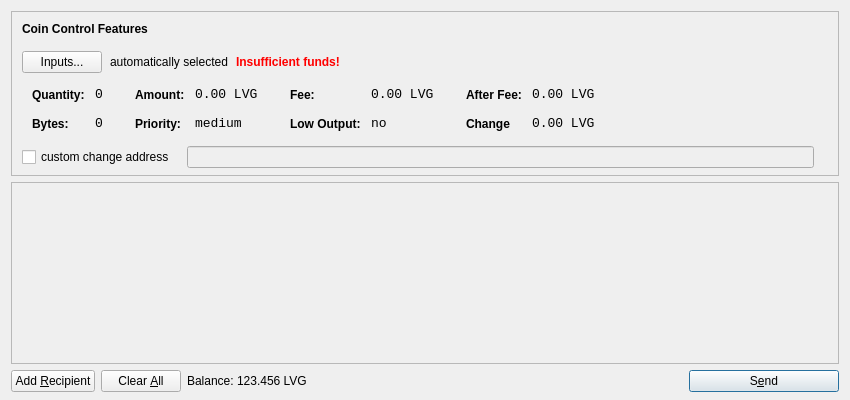
<?xml version="1.0" encoding="UTF-8"?>
<ui version="4.0">
 <class>SendCoinsDialog</class>
 <widget class="QDialog" name="SendCoinsDialog">
  <property name="geometry">
   <rect>
    <x>0</x>
    <y>0</y>
    <width>850</width>
    <height>400</height>
   </rect>
  </property>
  <property name="windowTitle">
   <string>Send Coins</string>
  </property>
  <layout class="QVBoxLayout" name="verticalLayout" stretch="0,1,0">
   <property name="bottomMargin">
    <number>8</number>
   </property>
   <item>
    <widget class="QFrame" name="frameCoinControl">
     <property name="sizePolicy">
      <sizepolicy hsizetype="Expanding" vsizetype="Expanding">
       <horstretch>0</horstretch>
       <verstretch>0</verstretch>
      </sizepolicy>
     </property>
     <property name="maximumSize">
      <size>
       <width>16777215</width>
       <height>16777215</height>
      </size>
     </property>
     <property name="frameShape">
      <enum>QFrame::StyledPanel</enum>
     </property>
     <property name="frameShadow">
      <enum>QFrame::Sunken</enum>
     </property>
     <layout class="QVBoxLayout" name="verticalLayoutCoinControl2">
      <property name="spacing">
       <number>-1</number>
      </property>
      <property name="leftMargin">
       <number>0</number>
      </property>
      <property name="topMargin">
       <number>0</number>
      </property>
      <property name="rightMargin">
       <number>0</number>
      </property>
      <property name="bottomMargin">
       <number>6</number>
      </property>
      <item>
       <layout class="QVBoxLayout" name="verticalLayoutCoinControl" stretch="0,0,0,0,1">
        <property name="spacing">
         <number>0</number>
        </property>
        <property name="leftMargin">
         <number>10</number>
        </property>
        <property name="topMargin">
         <number>10</number>
        </property>
        <item>
         <layout class="QHBoxLayout" name="horizontalLayoutCoinControl1">
          <property name="bottomMargin">
           <number>15</number>
          </property>
          <item>
           <widget class="QLabel" name="labelCoinControlFeatures">
            <property name="sizePolicy">
             <sizepolicy hsizetype="Preferred" vsizetype="Maximum">
              <horstretch>0</horstretch>
              <verstretch>0</verstretch>
             </sizepolicy>
            </property>
            <property name="font">
             <font>
              <weight>75</weight>
              <bold>true</bold>
             </font>
            </property>
            <property name="styleSheet">
             <string notr="true">font-weight:bold;</string>
            </property>
            <property name="text">
             <string>Coin Control Features</string>
            </property>
           </widget>
          </item>
         </layout>
        </item>
        <item>
         <layout class="QHBoxLayout" name="horizontalLayoutCoinControl2" stretch="0,0,0,0">
          <property name="spacing">
           <number>8</number>
          </property>
          <property name="bottomMargin">
           <number>10</number>
          </property>
          <item>
           <widget class="QPushButton" name="pushButtonCoinControl">
            <property name="styleSheet">
             <string notr="true"/>
            </property>
            <property name="text">
             <string>Inputs...</string>
            </property>
           </widget>
          </item>
          <item>
           <widget class="QLabel" name="labelCoinControlAutomaticallySelected">
            <property name="text">
             <string>automatically selected</string>
            </property>
            <property name="margin">
             <number>5</number>
            </property>
           </widget>
          </item>
          <item>
           <widget class="QLabel" name="labelCoinControlInsuffFunds">
            <property name="font">
             <font>
              <weight>75</weight>
              <bold>true</bold>
             </font>
            </property>
            <property name="styleSheet">
             <string notr="true">color:red;font-weight:bold;</string>
            </property>
            <property name="text">
             <string>Insufficient funds!</string>
            </property>
            <property name="margin">
             <number>5</number>
            </property>
           </widget>
          </item>
          <item>
           <spacer name="horizontalSpacerCoinControl">
            <property name="orientation">
             <enum>Qt::Horizontal</enum>
            </property>
            <property name="sizeHint" stdset="0">
             <size>
              <width>40</width>
              <height>1</height>
             </size>
            </property>
           </spacer>
          </item>
         </layout>
        </item>
        <item>
         <widget class="QWidget" name="widgetCoinControl" native="true">
          <property name="sizePolicy">
           <sizepolicy hsizetype="Preferred" vsizetype="Preferred">
            <horstretch>0</horstretch>
            <verstretch>0</verstretch>
           </sizepolicy>
          </property>
          <property name="minimumSize">
           <size>
            <width>0</width>
            <height>0</height>
           </size>
          </property>
          <property name="styleSheet">
           <string notr="true"/>
          </property>
          <layout class="QHBoxLayout" name="horizontalLayoutCoinControl5">
           <property name="margin">
            <number>0</number>
           </property>
           <item>
            <layout class="QHBoxLayout" name="horizontalLayoutCoinControl3" stretch="0,0,0,1">
             <property name="spacing">
              <number>20</number>
             </property>
             <property name="topMargin">
              <number>0</number>
             </property>
             <property name="bottomMargin">
              <number>10</number>
             </property>
             <item>
              <layout class="QFormLayout" name="formLayoutCoinControl1">
               <property name="horizontalSpacing">
                <number>10</number>
               </property>
               <property name="verticalSpacing">
                <number>14</number>
               </property>
               <property name="leftMargin">
                <number>10</number>
               </property>
               <property name="topMargin">
                <number>4</number>
               </property>
               <property name="rightMargin">
                <number>6</number>
               </property>
               <item row="0" column="0">
                <widget class="QLabel" name="labelCoinControlQuantityText">
                 <property name="styleSheet">
                  <string notr="true">font-weight:bold;</string>
                 </property>
                 <property name="text">
                  <string>Quantity:</string>
                 </property>
                 <property name="margin">
                  <number>0</number>
                 </property>
                </widget>
               </item>
               <item row="0" column="1">
                <widget class="QLabel" name="labelCoinControlQuantity">
                 <property name="font">
                  <font>
                   <family>Monospace</family>
                   <pointsize>10</pointsize>
                  </font>
                 </property>
                 <property name="cursor">
                  <cursorShape>IBeamCursor</cursorShape>
                 </property>
                 <property name="contextMenuPolicy">
                  <enum>Qt::ActionsContextMenu</enum>
                 </property>
                 <property name="text">
                  <string>0</string>
                 </property>
                 <property name="margin">
                  <number>0</number>
                 </property>
                 <property name="textInteractionFlags">
                  <set>Qt::LinksAccessibleByMouse|Qt::TextSelectableByKeyboard|Qt::TextSelectableByMouse</set>
                 </property>
                </widget>
               </item>
               <item row="1" column="0">
                <widget class="QLabel" name="labelCoinControlBytesText">
                 <property name="styleSheet">
                  <string notr="true">font-weight:bold;</string>
                 </property>
                 <property name="text">
                  <string>Bytes:</string>
                 </property>
                </widget>
               </item>
               <item row="1" column="1">
                <widget class="QLabel" name="labelCoinControlBytes">
                 <property name="font">
                  <font>
                   <family>Monospace</family>
                   <pointsize>10</pointsize>
                  </font>
                 </property>
                 <property name="cursor">
                  <cursorShape>IBeamCursor</cursorShape>
                 </property>
                 <property name="contextMenuPolicy">
                  <enum>Qt::ActionsContextMenu</enum>
                 </property>
                 <property name="text">
                  <string>0</string>
                 </property>
                 <property name="textInteractionFlags">
                  <set>Qt::LinksAccessibleByMouse|Qt::TextSelectableByKeyboard|Qt::TextSelectableByMouse</set>
                 </property>
                </widget>
               </item>
              </layout>
             </item>
             <item>
              <layout class="QFormLayout" name="formLayoutCoinControl2">
               <property name="horizontalSpacing">
                <number>10</number>
               </property>
               <property name="verticalSpacing">
                <number>14</number>
               </property>
               <property name="leftMargin">
                <number>6</number>
               </property>
               <property name="topMargin">
                <number>4</number>
               </property>
               <property name="rightMargin">
                <number>6</number>
               </property>
               <item row="0" column="0">
                <widget class="QLabel" name="labelCoinControlAmountText">
                 <property name="styleSheet">
                  <string notr="true">font-weight:bold;</string>
                 </property>
                 <property name="text">
                  <string>Amount:</string>
                 </property>
                 <property name="margin">
                  <number>0</number>
                 </property>
                </widget>
               </item>
               <item row="0" column="1">
                <widget class="QLabel" name="labelCoinControlAmount">
                 <property name="font">
                  <font>
                   <family>Monospace</family>
                   <pointsize>10</pointsize>
                  </font>
                 </property>
                 <property name="cursor">
                  <cursorShape>IBeamCursor</cursorShape>
                 </property>
                 <property name="contextMenuPolicy">
                  <enum>Qt::ActionsContextMenu</enum>
                 </property>
                 <property name="text">
                  <string>0.00 LVG</string>
                 </property>
                 <property name="textInteractionFlags">
                  <set>Qt::LinksAccessibleByMouse|Qt::TextSelectableByKeyboard|Qt::TextSelectableByMouse</set>
                 </property>
                </widget>
               </item>
               <item row="1" column="0">
                <widget class="QLabel" name="labelCoinControlPriorityText">
                 <property name="styleSheet">
                  <string notr="true">font-weight:bold;</string>
                 </property>
                 <property name="text">
                  <string>Priority:</string>
                 </property>
                </widget>
               </item>
               <item row="1" column="1">
                <widget class="QLabel" name="labelCoinControlPriority">
                 <property name="font">
                  <font>
                   <family>Monospace</family>
                   <pointsize>10</pointsize>
                  </font>
                 </property>
                 <property name="cursor">
                  <cursorShape>IBeamCursor</cursorShape>
                 </property>
                 <property name="contextMenuPolicy">
                  <enum>Qt::ActionsContextMenu</enum>
                 </property>
                 <property name="text">
                  <string>medium</string>
                 </property>
                 <property name="textInteractionFlags">
                  <set>Qt::LinksAccessibleByMouse|Qt::TextSelectableByKeyboard|Qt::TextSelectableByMouse</set>
                 </property>
                </widget>
               </item>
              </layout>
             </item>
             <item>
              <layout class="QFormLayout" name="formLayoutCoinControl3">
               <property name="horizontalSpacing">
                <number>10</number>
               </property>
               <property name="verticalSpacing">
                <number>14</number>
               </property>
               <property name="leftMargin">
                <number>6</number>
               </property>
               <property name="topMargin">
                <number>4</number>
               </property>
               <property name="rightMargin">
                <number>6</number>
               </property>
               <item row="0" column="0">
                <widget class="QLabel" name="labelCoinControlFeeText">
                 <property name="styleSheet">
                  <string notr="true">font-weight:bold;</string>
                 </property>
                 <property name="text">
                  <string>Fee:</string>
                 </property>
                 <property name="margin">
                  <number>0</number>
                 </property>
                </widget>
               </item>
               <item row="0" column="1">
                <widget class="QLabel" name="labelCoinControlFee">
                 <property name="font">
                  <font>
                   <family>Monospace</family>
                   <pointsize>10</pointsize>
                  </font>
                 </property>
                 <property name="cursor">
                  <cursorShape>IBeamCursor</cursorShape>
                 </property>
                 <property name="contextMenuPolicy">
                  <enum>Qt::ActionsContextMenu</enum>
                 </property>
                 <property name="text">
                  <string>0.00 LVG</string>
                 </property>
                 <property name="textInteractionFlags">
                  <set>Qt::LinksAccessibleByMouse|Qt::TextSelectableByKeyboard|Qt::TextSelectableByMouse</set>
                 </property>
                </widget>
               </item>
               <item row="1" column="0">
                <widget class="QLabel" name="labelCoinControlLowOutputText">
                 <property name="styleSheet">
                  <string notr="true">font-weight:bold;</string>
                 </property>
                 <property name="text">
                  <string>Low Output:</string>
                 </property>
                </widget>
               </item>
               <item row="1" column="1">
                <widget class="QLabel" name="labelCoinControlLowOutput">
                 <property name="font">
                  <font>
                   <family>Monospace</family>
                   <pointsize>10</pointsize>
                  </font>
                 </property>
                 <property name="cursor">
                  <cursorShape>IBeamCursor</cursorShape>
                 </property>
                 <property name="contextMenuPolicy">
                  <enum>Qt::ActionsContextMenu</enum>
                 </property>
                 <property name="text">
                  <string>no</string>
                 </property>
                 <property name="textInteractionFlags">
                  <set>Qt::LinksAccessibleByMouse|Qt::TextSelectableByKeyboard|Qt::TextSelectableByMouse</set>
                 </property>
                </widget>
               </item>
              </layout>
             </item>
             <item>
              <layout class="QFormLayout" name="formLayoutCoinControl4">
               <property name="horizontalSpacing">
                <number>10</number>
               </property>
               <property name="verticalSpacing">
                <number>14</number>
               </property>
               <property name="leftMargin">
                <number>6</number>
               </property>
               <property name="topMargin">
                <number>4</number>
               </property>
               <property name="rightMargin">
                <number>6</number>
               </property>
               <item row="0" column="0">
                <widget class="QLabel" name="labelCoinControlAfterFeeText">
                 <property name="styleSheet">
                  <string notr="true">font-weight:bold;</string>
                 </property>
                 <property name="text">
                  <string>After Fee:</string>
                 </property>
                 <property name="margin">
                  <number>0</number>
                 </property>
                </widget>
               </item>
               <item row="0" column="1">
                <widget class="QLabel" name="labelCoinControlAfterFee">
                 <property name="font">
                  <font>
                   <family>Monospace</family>
                   <pointsize>10</pointsize>
                  </font>
                 </property>
                 <property name="cursor">
                  <cursorShape>IBeamCursor</cursorShape>
                 </property>
                 <property name="contextMenuPolicy">
                  <enum>Qt::ActionsContextMenu</enum>
                 </property>
                 <property name="text">
                  <string>0.00 LVG</string>
                 </property>
                 <property name="textInteractionFlags">
                  <set>Qt::LinksAccessibleByMouse|Qt::TextSelectableByKeyboard|Qt::TextSelectableByMouse</set>
                 </property>
                </widget>
               </item>
               <item row="1" column="0">
                <widget class="QLabel" name="labelCoinControlChangeText">
                 <property name="styleSheet">
                  <string notr="true">font-weight:bold;</string>
                 </property>
                 <property name="text">
                  <string>Change</string>
                 </property>
                </widget>
               </item>
               <item row="1" column="1">
                <widget class="QLabel" name="labelCoinControlChange">
                 <property name="font">
                  <font>
                   <family>Monospace</family>
                   <pointsize>10</pointsize>
                  </font>
                 </property>
                 <property name="cursor">
                  <cursorShape>IBeamCursor</cursorShape>
                 </property>
                 <property name="contextMenuPolicy">
                  <enum>Qt::ActionsContextMenu</enum>
                 </property>
                 <property name="text">
                  <string>0.00 LVG</string>
                 </property>
                 <property name="textInteractionFlags">
                  <set>Qt::LinksAccessibleByMouse|Qt::TextSelectableByKeyboard|Qt::TextSelectableByMouse</set>
                 </property>
                </widget>
               </item>
              </layout>
             </item>
            </layout>
           </item>
          </layout>
         </widget>
        </item>
        <item>
         <layout class="QHBoxLayout" name="horizontalLayoutCoinControl4" stretch="0,0,0">
          <property name="spacing">
           <number>12</number>
          </property>
          <property name="sizeConstraint">
           <enum>QLayout::SetDefaultConstraint</enum>
          </property>
          <property name="topMargin">
           <number>5</number>
          </property>
          <property name="rightMargin">
           <number>5</number>
          </property>
          <item>
           <widget class="QCheckBox" name="checkBoxCoinControlChange">
            <property name="text">
             <string>custom change address</string>
            </property>
           </widget>
          </item>
          <item>
           <widget class="QLineEdit" name="lineEditCoinControlChange">
            <property name="enabled">
             <bool>false</bool>
            </property>
            <property name="sizePolicy">
             <sizepolicy hsizetype="Expanding" vsizetype="Fixed">
              <horstretch>0</horstretch>
              <verstretch>0</verstretch>
             </sizepolicy>
            </property>
           </widget>
          </item>
          <item>
           <widget class="QLabel" name="labelCoinControlChangeLabel">
            <property name="sizePolicy">
             <sizepolicy hsizetype="Preferred" vsizetype="Expanding">
              <horstretch>0</horstretch>
              <verstretch>0</verstretch>
             </sizepolicy>
            </property>
            <property name="minimumSize">
             <size>
              <width>0</width>
              <height>0</height>
             </size>
            </property>
            <property name="text">
             <string/>
            </property>
            <property name="margin">
             <number>3</number>
            </property>
           </widget>
          </item>
         </layout>
        </item>
        <item>
         <spacer name="verticalSpacerCoinControl">
          <property name="orientation">
           <enum>Qt::Vertical</enum>
          </property>
          <property name="sizeHint" stdset="0">
           <size>
            <width>800</width>
            <height>1</height>
           </size>
          </property>
         </spacer>
        </item>
       </layout>
      </item>
     </layout>
    </widget>
   </item>
   <item>
    <widget class="QScrollArea" name="scrollArea">
     <property name="widgetResizable">
      <bool>true</bool>
     </property>
     <widget class="QWidget" name="scrollAreaWidgetContents">
      <property name="geometry">
       <rect>
        <x>0</x>
        <y>0</y>
        <width>830</width>
        <height>165</height>
       </rect>
      </property>
      <layout class="QVBoxLayout" name="verticalLayout_2">
       <property name="margin">
        <number>0</number>
       </property>
       <item>
        <layout class="QVBoxLayout" name="entries">
         <property name="spacing">
          <number>6</number>
         </property>
        </layout>
       </item>
       <item>
        <spacer name="verticalSpacer">
         <property name="orientation">
          <enum>Qt::Vertical</enum>
         </property>
         <property name="sizeHint" stdset="0">
          <size>
           <width>20</width>
           <height>40</height>
          </size>
         </property>
        </spacer>
       </item>
      </layout>
     </widget>
    </widget>
   </item>
   <item>
    <layout class="QHBoxLayout" name="horizontalLayout">
     <item>
      <widget class="QPushButton" name="addButton">
       <property name="toolTip">
        <string>Send to multiple recipients at once</string>
       </property>
       <property name="text">
        <string>Add &amp;Recipient</string>
       </property>
       <property name="icon">
        <iconset resource="../bitcoin.qrc">
         <normaloff>:/icons/add</normaloff>:/icons/add</iconset>
       </property>
       <property name="autoDefault">
        <bool>false</bool>
       </property>
      </widget>
     </item>
     <item>
      <widget class="QPushButton" name="clearButton">
       <property name="sizePolicy">
        <sizepolicy hsizetype="Minimum" vsizetype="Fixed">
         <horstretch>0</horstretch>
         <verstretch>0</verstretch>
        </sizepolicy>
       </property>
       <property name="toolTip">
        <string>Remove all transaction fields</string>
       </property>
       <property name="text">
        <string>Clear &amp;All</string>
       </property>
       <property name="icon">
        <iconset resource="../bitcoin.qrc">
         <normaloff>:/icons/remove</normaloff>:/icons/remove</iconset>
       </property>
       <property name="autoRepeatDelay">
        <number>300</number>
       </property>
       <property name="autoDefault">
        <bool>false</bool>
       </property>
      </widget>
     </item>
     <item>
      <layout class="QHBoxLayout" name="horizontalLayout_2">
       <property name="spacing">
        <number>3</number>
       </property>
       <item>
        <widget class="QLabel" name="label">
         <property name="sizePolicy">
          <sizepolicy hsizetype="Preferred" vsizetype="Fixed">
           <horstretch>0</horstretch>
           <verstretch>0</verstretch>
          </sizepolicy>
         </property>
         <property name="text">
          <string>Balance:</string>
         </property>
        </widget>
       </item>
       <item>
        <widget class="QLabel" name="labelBalance">
         <property name="sizePolicy">
          <sizepolicy hsizetype="Preferred" vsizetype="Fixed">
           <horstretch>0</horstretch>
           <verstretch>0</verstretch>
          </sizepolicy>
         </property>
         <property name="cursor">
          <cursorShape>IBeamCursor</cursorShape>
         </property>
         <property name="text">
          <string>123.456 LVG</string>
         </property>
         <property name="textInteractionFlags">
          <set>Qt::LinksAccessibleByMouse|Qt::TextSelectableByKeyboard|Qt::TextSelectableByMouse</set>
         </property>
        </widget>
       </item>
      </layout>
     </item>
     <item>
      <spacer name="horizontalSpacer">
       <property name="orientation">
        <enum>Qt::Horizontal</enum>
       </property>
       <property name="sizeHint" stdset="0">
        <size>
         <width>40</width>
         <height>20</height>
        </size>
       </property>
      </spacer>
     </item>
     <item>
      <widget class="QPushButton" name="sendButton">
       <property name="minimumSize">
        <size>
         <width>150</width>
         <height>0</height>
        </size>
       </property>
       <property name="toolTip">
        <string>Confirm the send action</string>
       </property>
       <property name="text">
        <string>S&amp;end</string>
       </property>
       <property name="icon">
        <iconset resource="../bitcoin.qrc">
         <normaloff>:/icons/send</normaloff>:/icons/send</iconset>
       </property>
       <property name="default">
        <bool>true</bool>
       </property>
      </widget>
     </item>
    </layout>
   </item>
  </layout>
 </widget>
 <resources>
  <include location="../bitcoin.qrc"/>
 </resources>
 <connections/>
</ui>
